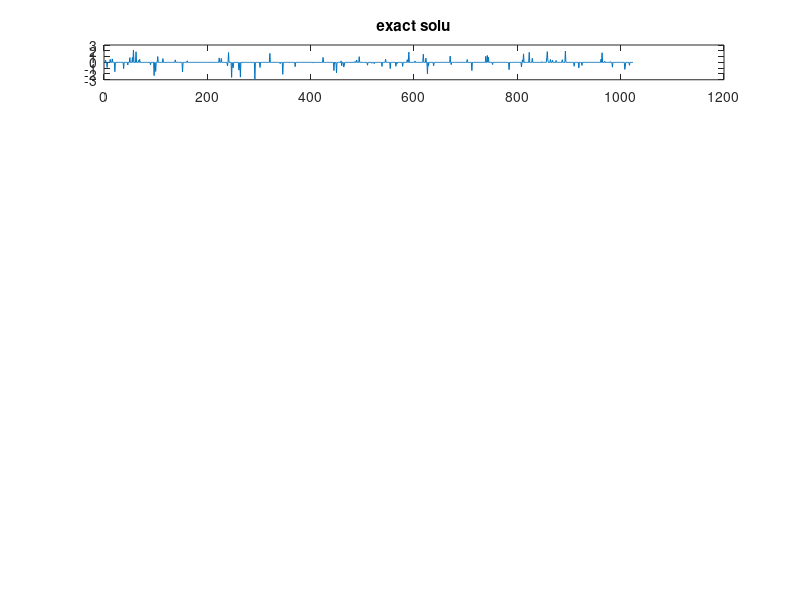

Write the MATLAB code that produced this figure. (Note: this script raises an error after producing the figure.)
% min ||x||_1, s.t. Ax=b
clear all;

% generate data
rng(1)
n = 1024;
m = 512;

A = randn(m,n);
u = sprandn(n,1,0.1);
b = A*u;


x0 = rand(n,1);

errfun = @(x1, x2) norm(x1-x2)/(1+norm(x1));
resfun = @(x) norm(A*x-b);
nrm1fun = @(x) norm(x,1);



subplot(7,1,1); plot(1:n, u);
title('exact solu');

opts1 = []; 
tic; 
[x1, out1] = l1_cvx(x0, A, b, opts1);
t1 = toc;
subplot(7,1,2); plot(1:n, x1);
title('cvx solu');

opts2 = []; 
tic; 
[x2, out2] = l1_cvx_mosek(x0, A, b, opts2);
t2 = toc;
subplot(7,1,3); plot(1:n, x2);
title('cvx-mosek solu');

tic; 
[x3, out3] = l1_mosek(x0, A, b, opts1);
t3 = toc;
subplot(7,1,4); plot(1:n, x3);
title('mosek solu');


opts4 = []; %modify options
tic; 
[x4, out4] = l1_Augmented_Lagrangian(x0, A, b, [25, 1e-4, 50, 25, 0]);  % parameters: mu, tao, max_iter1, max_iter2,ifFista
t4 = toc;
subplot(7,1,5); plot(1:n, x4);
title('Augmented Lagrangian solu');

opts5 = []; %modify options
tic; 
[x5, out5] = l1_Augmented_Lagrangian(x0, A, b, [25, 1e-4, 50, 10, 1]);  % parameters: mu, tao, max_iter1, max_iter2,ifFista
t5 = toc;
subplot(7,1,6); plot(1:n, x5);
title('Augmented Lagrangian with FISTA solu');

opts6 = []; %modify options
tic; 
[x6, out6] = l1_ADMM(x0, A, b, [25 , 100]);  % parameters: mu, max_iter
t6 = toc;
subplot(7,1,7); plot(1:n, x6);
title('l1 ADMM solu');


fprintf('cvx:        nrm1: %3.2e, res: %3.2e, cpu: %5.2f, err-to-cvx-mosek: %3.2e\n', nrm1fun(x1), resfun(x1), t1, errfun(x2, x1));
fprintf('cvx_mosek: nrm1: %3.2e, res: %3.2e, cpu: %5.2f, err-to-cvx-mosek: %3.2e\n', ...
        nrm1fun(x2), resfun(x2), t2, errfun(x2, x2));
fprintf('mosek: nrm1: %3.2e, res: %3.2e, cpu: %5.2f, err-to-cvx-mosek: %3.2e\n', ...
        nrm1fun(x3), resfun(x3), t3, errfun(x2, x3));   
fprintf('Augmented Lagrangian: nrm1: %3.2e, res: %3.2e, cpu: %5.2f, err-to-cvx-mosek: %3.2e\n', ...
        nrm1fun(x4), resfun(x4), t4, errfun(x2, x4));
fprintf('Augmented Lagrangian with FISTA: nrm1: %3.2e, res: %3.2e, cpu: %5.2f, err-to-cvx-mosek: %3.2e\n', ...
        nrm1fun(x5), resfun(x5), t5, errfun(x2, x5));
fprintf('ADMM: nrm1: %3.2e, res: %3.2e, cpu: %5.2f, err-to-cvx-mosek: %3.2e\n', ...
        nrm1fun(x6), resfun(x6), t6, errfun(x2, x6));